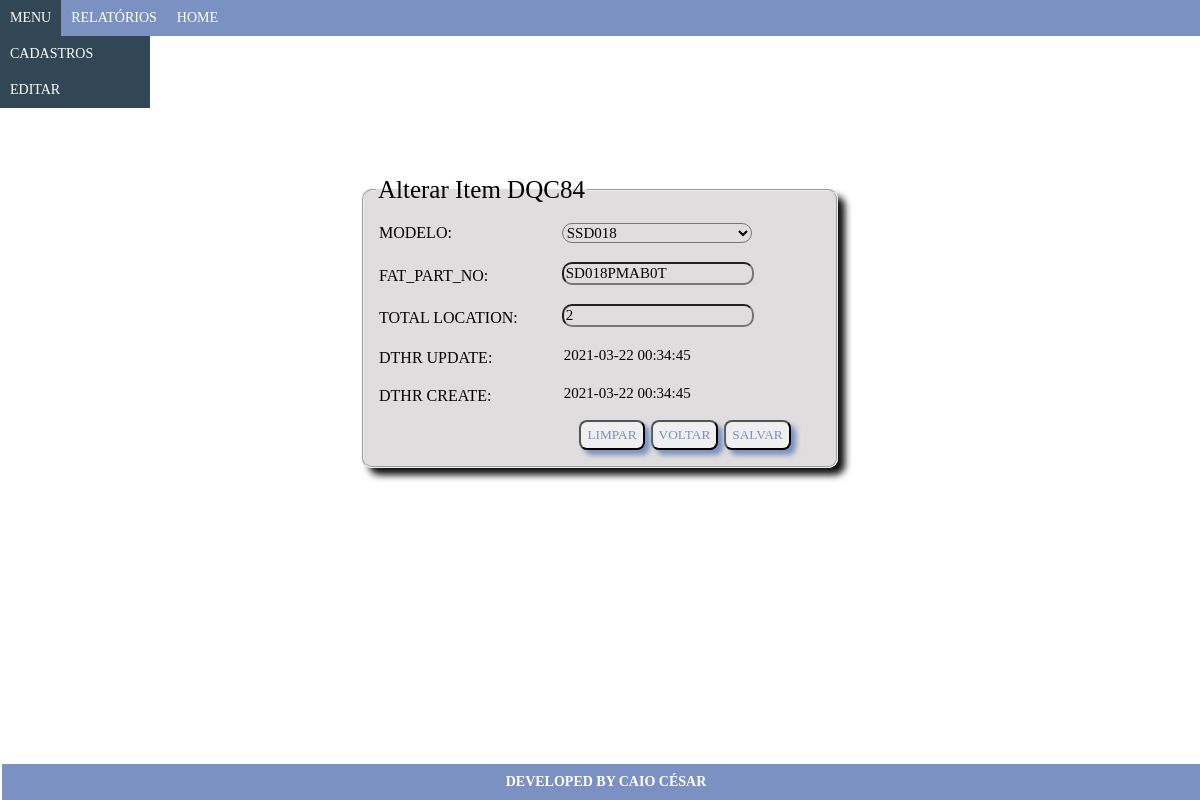
Page /view/alterarDqc84.php?acao=Alterar&idDqc84=3 on the committed database.
### tables this page shows
CREATE TABLE `dqc84` (
  `ID` int(11) NOT NULL,
  `MODEL` int(11) NOT NULL,
  `FAT_PART_NO` varchar(15) NOT NULL,
  `TOTAL_LOCATION` int(11) NOT NULL,
  `UPDATE_DT` datetime NOT NULL,
  `CREATE_DT` datetime NOT NULL
);

### conexao/conexao.php (called while the page is built, shortened)
<?php
function pegarConexao(){
	$conexao = new mysqli("localhost", "root", "", "testecalcomp");
	return $conexao;
}
?>

### view/alterarDqc84.php (the view, shortened to what this page needs)
<?php
include "../functions/funcoes.php";
?>
<!DOCTYPE html>
<html>
<head>
	<link rel="stylesheet" type="text/css" href="../css/css_altdqcmodel.css">
</head>
<body>
	<?php
	require_once "cabecalho.php";
	?>
	<form class="form" name="formcadfuncionario" method="post" action="../controller/controller_alterarDqc84.php" accept-charset="utf-8">
		<fieldset class="fieldset">
			<table>
				<legend class="legend">Alterar Item DQC84</legend>
				<tbody>
					<?php
					$idDqc84 = $_GET['idDqc84'];
					$sql= "select A.id, A.FAT_PART_NO, A.MODEL, A.TOTAL_LOCATION, A.UPDATE_DT, A.CREATE_DT
					from dqc84 A
					where A.id = $idDqc84
					order by a.ID;";
					$resultado= mysqli_query($conexao,$sql);
					while ($registro=mysqli_fetch_array($resultado)){
						$MODEL = $registro['MODEL'];
						$FAT_PART_NO = $registro['FAT_PART_NO'];
						$TOTAL_LOCATION = $registro['TOTAL_LOCATION'];
						$UPDATE_DT = $registro['UPDATE_DT'];
						$CREATE_DT = $registro['CREATE_DT'];
						?>
						<tr>
							<td><label class="label">MODELO:</label></td>
							<td>
								<?php
								RecuperaSelectModelByCodigo($MODEL);
								?>
							</td>
						</tr>
						<tr>
							<td><label class="label">FAT_PART_NO:</label></td>
							<td><input class="input" type="text" name="FAT_PART_NO" autocomplete="off" autofocus maxlength="15" title="15 no máximo caracteres" value="<?php echo $FAT_PART_NO; ?>"></td>
						</tr>
						<tr>
							<td><label class="label">TOTAL LOCATION:</label></td>
							<td><input class="input" type="text" name="TOTAL_LOCATION" autocomplete="off" value="<?php echo $TOTAL_LOCATION; ?>"></td>
						</tr>
						<tr>
							<td><label class="label">DTHR UPDATE:</label></td>
							<td><input class="input2" type="text" readonly="" name="UPDATE_DT" autocomplete="off"  title="Somente leitura" value="<?php echo $UPDATE_DT; ?>"></td>
						</tr>
						<tr>
							<td><label class="label">DTHR CREATE:</label></td>
							<td><input class="input2" type="text" readonly name="CREATE_DT" autocomplete="off"  title="Somente leitura" value="<?php echo $CREATE_DT; ?>"></td>
						</tr>
						<tr>
							<td colspan="2" align="center">
								<input class="submitlayout" type="submit" name="btsalvar" value="SALVAR">
								<input class="submitlayout" type="button" name="btvoltar" value="VOLTAR" onclick="location='http:../view/listDqc84.php';">
								<input class="submitlayout" type="reset" name="reset" value="LIMPAR">
							</td>
						</tr>
						<?php
					}
					?>
				</tbody>
			</table>
		</fieldset>
	</form>
	<?php
	require_once "rodape.php";
	?>
</body>
</html>

### functions/funcoes.php (shortened to what this page needs)
<?php
require_once "../conexao/conexao.php";
function RecuperaSelectModelByCodigo($idModel){
	echo "<select class='modelo' name='txtmodel' id='model'>";
	$sql = "select id, model from dqcmodel;";
	$query = mysqli_query(pegarConexao(),$sql);
	while ($vetormodel = mysqli_fetch_array($query)){
		$id = $vetormodel['id'];
		if($id == $idModel){
			echo "<option selected='selected' value='".$vetormodel['id']."'>".$vetormodel['model']."</option>";
		}else{
			echo "<option value='".$vetormodel['id']."'>".$vetormodel['model']."</option>";
		}
	}
	echo "</select>";
}
?>

### css/css_altdqcmodel.css (style rules this page uses)
.body { font-family: "Comic Sans MS"; }
.fieldset { display:flex; width: 40%; height: 40%; margin: 100px auto; border-radius: 10px; background-color: #dfdddd; box-shadow: 7px 7px 7px #111; }
.legend { font-size:25px; }
.input { margin: 5px 40px 10px; font-family: "Comic Sans MS"; font-size: 15px; border-radius: 10px; background: none; }
.input2 { margin: 5px 40px 10px; font-family: "Comic Sans MS"; font-size: 15px; border-radius: 10px; background: none; border: none; }
.submitlayout { height: 30px; margin: 3px; border-radius: 8px; color: #7a91c1; font-family: "Comic Sans MS"; box-shadow: 5px 5px 5px; float: right; }
.form { margin: 20px; padding: 20px; }
.modelo { width: 190px; font-family: "Comic Sans MS"; font-size: 15px; border-radius: 10px; background: none; margin: 10px 40px; }

### css/css_cabecalho.css (style rules this page uses)
body, .menu, .sub-menu { font-family: "Comic Sans MS"; margin: 0; padding: 0; }
.body { background-size: cover; }

### rows in the picture
dqc84: FAT_PART_NO "SD018PMAB0T", TOTAL_LOCATION "2", UPDATE_DT "2021-03-22 00:34:45", CREATE_DT "2021-03-22 00:34:45"

### other values in the picture
form field txtmodel "SSD018"
